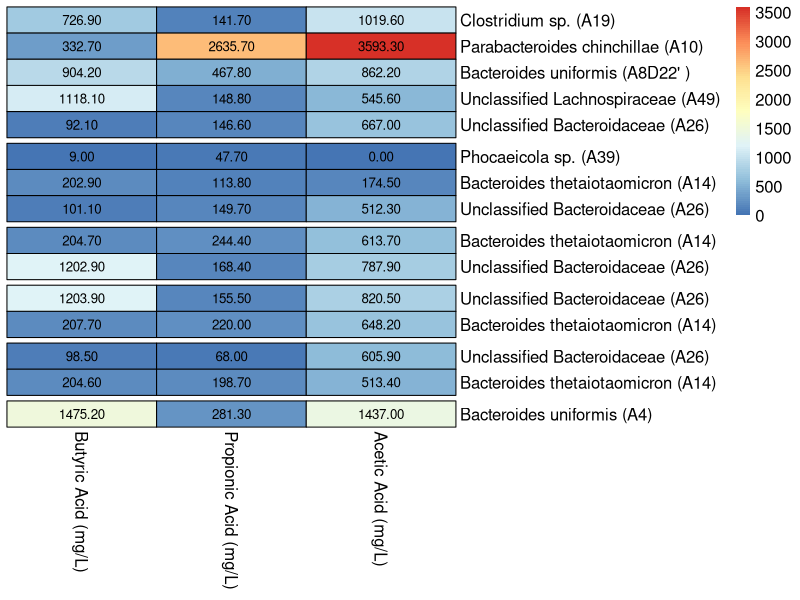

This figure's R source:
setwd("/path/to/folder") 

### PANEL A
scfa <- readxl::read_xlsx("scfa.xlsx", sheet = 1)
library(tidyverse)
scfa <- drop_na(scfa, Sample)

library(pheatmap)
scfa <- as.data.frame(scfa)
rownames(scfa) <- scfa$Sample
pheatmap(scfa[,c(2:4)], 
         cluster_rows = FALSE,
         cluster_cols = FALSE, 
         clustering_distance_rows = "canberra", 
         clustering_distance_cols = "correlation", 
         clustering_method = "ward.D", 
         gaps_row = c(5, 8, 10, 12, 14),
         show_colnames = TRUE, 
         labels_row = gsub("\\+.*", "", scfa$Sample), 
         display_numbers = T, 
         number_color = "black", 
         drop_levels = T, 
         border_color = "black",
         fontsize = 12)

# saved as pdf named scfa.pdf, cairo disabled, 6 x 7.5 inches, potrait mode

### PANEL B
